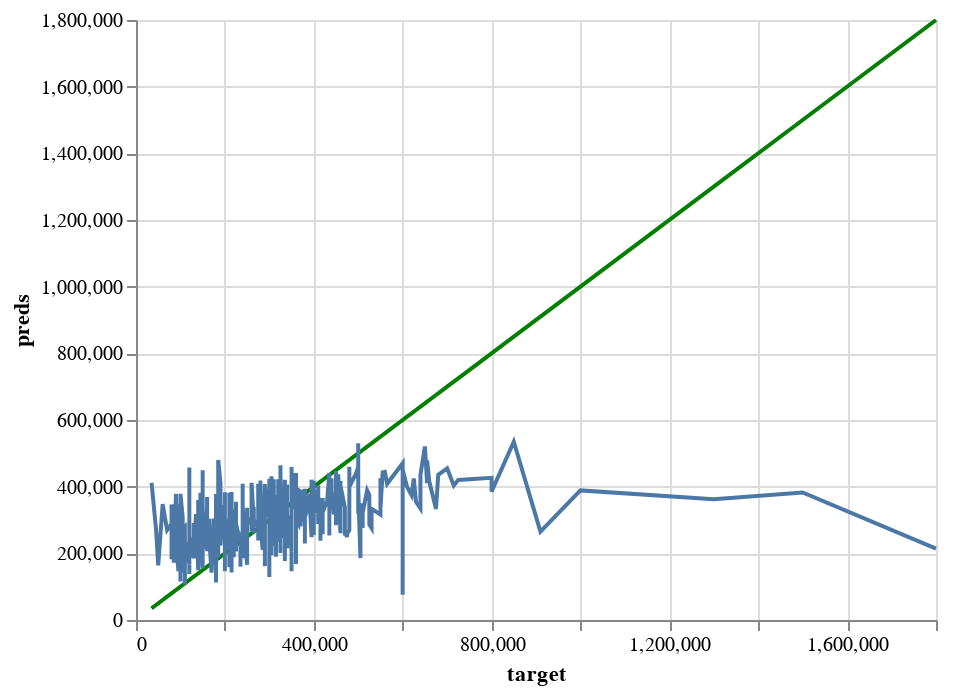

Notebook cell for this chart:
### Code cell
perfect_test = alt.Chart(pd.DataFrame({'target': y_test, 'preds': y_test})).mark_line(color='green').encode(
    x='target',
    y='preds'
)

pred_chart_test = alt.Chart(pd.DataFrame({'target': y_test, 'preds': y_test_pred})).mark_line().encode(
    x='target',
    y='preds'
  )

perfect_test + pred_chart_test

### Figure 1 — Vega-Lite specification as saved in the notebook (floating-point values rounded to 4 significant figures; data arrays with more than 128 entries replaced by an {"elided": "..."} marker saying what was removed)
{"config": {"view": {"continuousWidth": 400, "continuousHeight": 300}}, "layer": [{"data": {"name": "data-1e1d7a67436ceb3379a0f134a3e78a39"}, "mark": {"type": "line", "color": "green"}, "encoding": {"x": {"field": "target", "type": "quantitative"}, "y": {"field": "preds", "type": "quantitative"}}}, {"data": {"name": "data-cc4be5dadccd7e4db4d697b899384444"}, "mark": "line", "encoding": {"x": {"field": "target", "type": "quantitative"}, "y": {"field": "preds", "type": "quantitative"}}}], "$schema": "https://vega.github.io/schema/vega-lite/v4.17.0.json", "datasets": {"data-1e1d7a67436ceb3379a0f134a3e78a39": {"elided": "599 records"}, "data-cc4be5dadccd7e4db4d697b899384444": {"elided": "599 records"}}}
